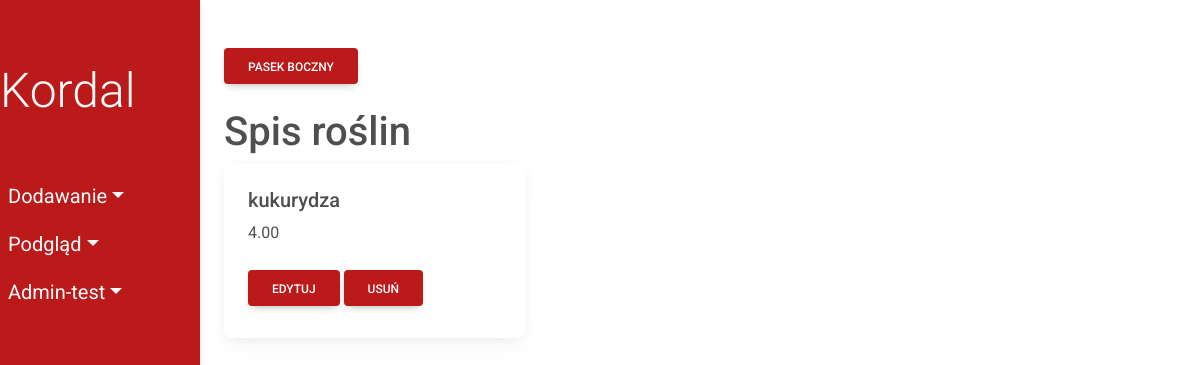
Page /plants/ on the earlier database version.
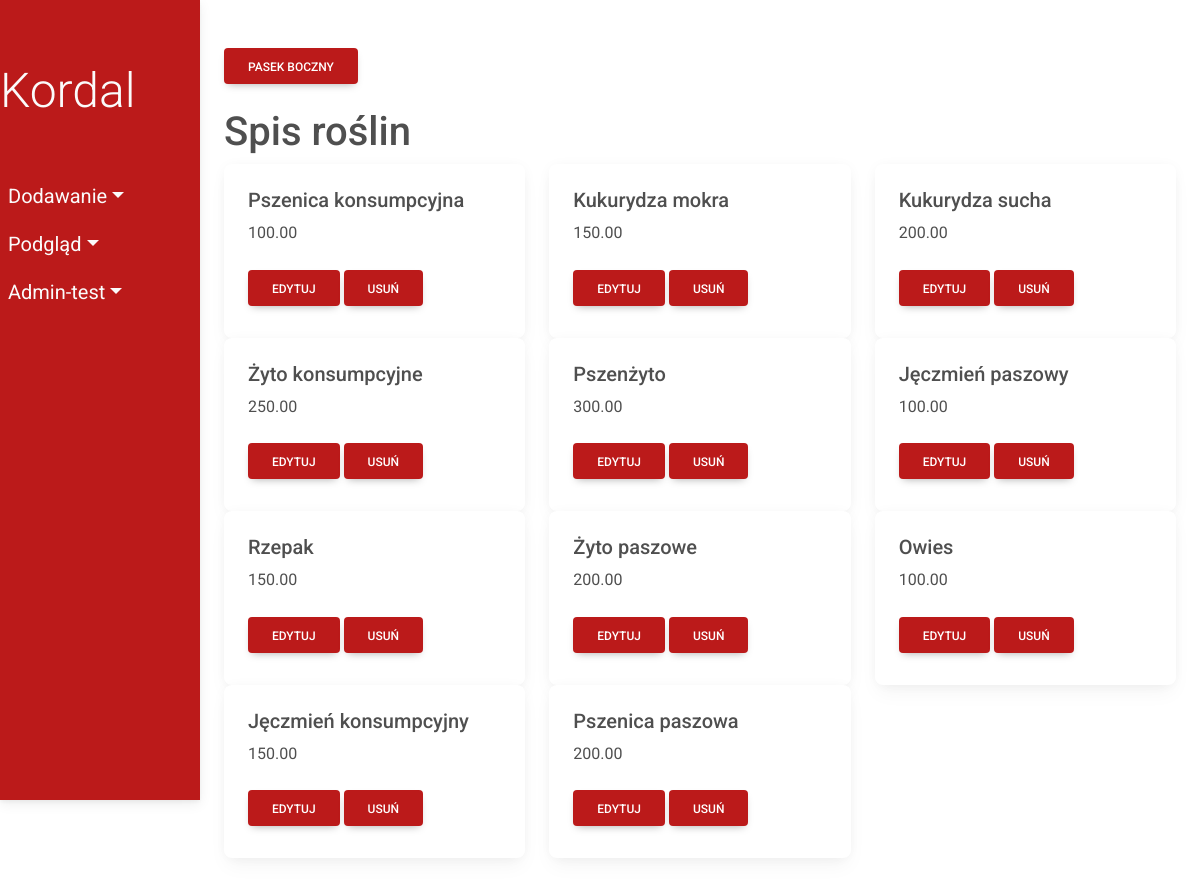
Same page on the later database version.
### fields/models.py (models this page shows, shortened)
class Plant(models.Model):
    plant_name = models.CharField(max_length=50)
    seed_price = models.DecimalField(max_digits=10, decimal_places=2)
    class Meta:
        db_table = 'Plant'

### fields/views/viewsPlant.py (the view)
# urls.py: path('plants/', viewsPlant.show_plants,
def show_plants(request):
    plants = Plant.objects.all()
    return render(request, 'fields/show/plant.html', {'plants': plants})

### fields/templates/fields/show/plant.html
{% extends 'fields/index.html' %}
      {% block content %}
      <h1>Spis roślin</h1>
      <div class="row">
        {% for plant in plants %}
        <div class="col-sm-4">
          <div class="card">
            <div class="card-body">
              <h5 class="card-title">{{ plant.plant_name}}</h5>
              <p class="card-text">{{ plant.seed_price}}</p>
              <a href="update/{{plant.id}}" class="btn my-2 menu-btn">Edytuj</a>
              <a href="delete/{{plant.id}}" class="btn my-2 menu-btn">Usuń</a>
            </div>
          </div>
        </div>
        {% endfor %}
      </div>
    {% endblock %}

### fields/templates/fields/index.html (shortened to what this page needs)
<!DOCTYPE html>
{% load static %}
<html lang="en">
<head>
    <link
    href="https://cdnjs.cloudflare.com/ajax/libs/font-awesome/6.0.0/css/all.min.css"
    rel="stylesheet"
    />
    <link
    href="https://cdnjs.cloudflare.com/ajax/libs/mdb-ui-kit/6.0.1/mdb.min.css"
    rel="stylesheet"
    />
    <link rel="stylesheet" type="text/css" href=" {% static 'css/style.css' %} ">
</head>
<body>
    <nav class="navbar navbar-expand d-flex flex-column align-items-start active-nav" id="sidebar">
      <a href="{% url 'index' %}" class="navbar-brand text-light mt-5">
        <div class="display-5 font-weight-bold">Kordal</div>
      </a>
      <ul class="navbar-nav d-flex flex-column mt-5 w-100">
        <li class="nav-item dropdown w-100">
          <a href="#" class="nav-link dropdown-toggle text-light  pl-4" id="navbarDropdown" role="button" data-bs-toggle="dropdown" aria-expanded="false">Dodawanie</a>
        </li>
        <li class="nav-item dropdown w-100">
          <a href="#" class="nav-link dropdown-toggle text-light  pl-4" id="navbarDropdown" role="button" data-bs-toggle="dropdown" aria-expanded="false">Podgląd</a>
        </li>
        <li class="nav-item dropdown w-100">
          <a href="#" class="nav-link dropdown-toggle text-light  pl-4" id="navbarDropdown" role="button" data-bs-toggle="dropdown" aria-expanded="false">Admin-test</a>
        </li>
      </ul>
    </nav>
    <section class="p-4 my-container active-cont">
      <button class="btn my-4 menu-btn"> Pasek boczny </button>
      {% block content %}{% endblock %}
    </section>
</body>
</html>

### fields/static/css/style.css (style rules this page uses)
* { margin: 0; padding: 0; box-sizing: border-box; }
:root { --nav-bg: #bb1a1a; --dropdown-bg: #cc2b2b }
body { min-height: 100vh; background-color: #fff; }
.navbar { position: fixed; width: 200px; height: 100vh; margin-left: -300px; transition: 0.5s; background-color: var(--nav-bg); }
.nav-link { font-size: 1.25em; }
.my-container { transition: 0.4s; }
.menu-btn { background-color: var(--nav-bg); color:#fff }
.active-cont { margin-left:200px; }
.active-nav { margin-left: 0; }

Differences in the rows shown:
removed Plant: plant_name "kukurydza", seed_price "4.00"
added Plant: plant_name "Pszenica konsumpcyjna", seed_price "100.00"
added Plant: plant_name "Kukurydza mokra", seed_price "150.00"
added Plant: plant_name "Kukurydza sucha", seed_price "200.00"
added Plant: plant_name "Żyto konsumpcyjne", seed_price "250.00"
added Plant: plant_name "Pszenżyto", seed_price "300.00"
added Plant: plant_name "Jęczmień paszowy", seed_price "100.00"
added Plant: plant_name "Rzepak", seed_price "150.00"
added Plant: plant_name "Żyto paszowe", seed_price "200.00"
added Plant: plant_name "Owies", seed_price "100.00"
added Plant: plant_name "Jęczmień konsumpcyjny", seed_price "150.00"
added Plant: plant_name "Pszenica paszowa", seed_price "200.00"
